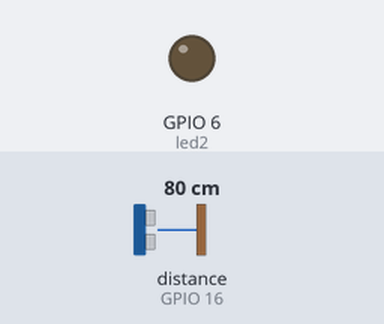
A program run on a simulated Raspberry Pi (BCM pin numbers). Shown: output pins drawn as LEDs (lit = HIGH). The inputs (shaded band) are chosen by the test bench; at power-on: distance to the obstacle (sensor on GPIO 16) 80 cm. The echo pulse lasts 58.3 µs per cm; the clock reads 2024-03-15 10:24:30 at power-on unless the program sets it; pins used as bus, display or sensor lines are not drawn.

Above: at 1.2 s.
1.3 s: distance to the obstacle (sensor on GPIO 16) set to 18 cm
2.8 s: distance to the obstacle (sensor on GPIO 16) set to 14 cm
At 3.6 s:
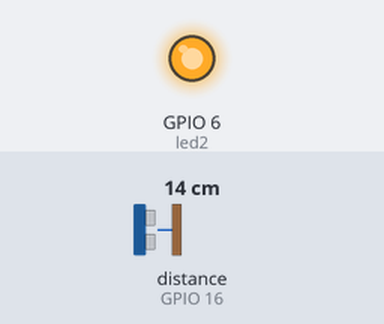
4.5 s: distance to the obstacle (sensor on GPIO 16) set to 35 cm
At 4.9 s:
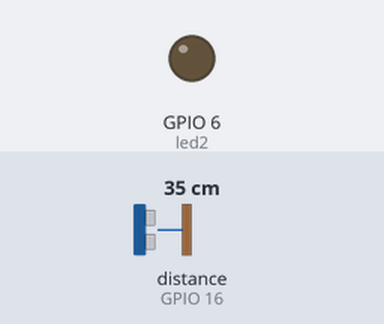
6.0 s: distance to the obstacle (sensor on GPIO 16) set to 2 cm
At 6.3 s:
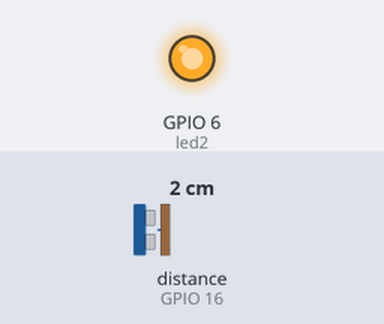
Timing chart, 0 to 8.5 s (numbered marks = the images above; inputs shaded):
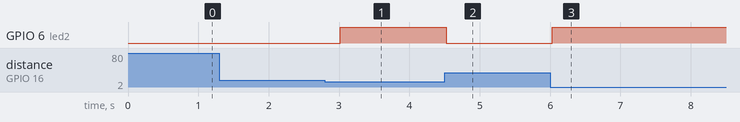

Measured:
- the behaviour switches between 16 and 15 cm on distance to the obstacle (sensor on GPIO 16) (found by bisection; images 0 and 1)
- after the input at 1.3 s, every drawn part: stays the same
- after the input at 2.8 s, GPIO 6 (led2): LOW → HIGH after 0.22 s
- after the input at 4.5 s, GPIO 6 (led2): HIGH → LOW at once
- after the input at 6.0 s, GPIO 6 (led2): LOW → HIGH at once

The program:

pj_.py
```python
import time
import RPi.GPIO as GPIO
import Adafruit_MCP3008

GPIO.setmode(GPIO.BCM) # BCM 모드로 작동
GPIO.setwarnings(False) # 경고글이 출력되지 않게 설정

mcp = Adafruit_MCP3008.MCP3008(clk=11, cs=8, miso=9, mosi=10)

trig = 20
echo = 16
GPIO.setup(trig, GPIO.OUT)
GPIO.setup(echo, GPIO.IN)
GPIO.output(trig, False)
def ledOnOff(led, onOff_): # led 번호의 핀에 onOff(1) 값 출력하는 함수
	GPIO.output(led, onOff_)
def ledOnOff(led, Onoff_): # led 번호의 핀에 onOff(0) 값 출력하는 함수
	GPIO.output(led, Onoff_)

def measure_Distance(trig, echo):
	time.sleep(0.5)
	GPIO.output(trig, True) # 신호 1
	#time.sleep(0.00001) # 짧은 시간을 나타내기 위함
	GPIO.output(trig, False) # 신호가 1-> 0으로 떨어질 때 초음파발생
	while(GPIO.input(echo) == 0):
		pass
	pulse_start = time.time() # echo 신호가 1인 경우, 초음파 발사된 순간
	while(GPIO.input(echo) == 1):
		pass
	pulse_end = time.time() # 초음파 신호가 도착한 순간
	# echo 신호가 1->0으로 되면 보낸 초음파 수신 완료
	pulse_duration = pulse_end - pulse_start
	return 340*100/2*pulse_duration
led2 = 6 # 핀 번호 GPIO6 의미 (흰색)

GPIO.setup(led2, GPIO.OUT) # GPIO 6번 핀을 출력 선으로 지정.

onOff = 1 # 1은 디지털 출력 값. 1 = 5V
Onoff = 0 # 0은 디지털 출력을 멈추게 함

while True :
	distance = measure_Distance(trig, echo)
	if(distance < 15.0): #거리가 10보다 작을 때
		ledOnOff(led2, onOff) # led가 연결된 핀에 1의 디지털 값 출력
		#ledOnOff(led1, Onoff) # led1가 연결된 핀에 1의 디지털 값 출력
	else: #거리가 20보다 클 때
		ledOnOff(led2,Onoff) # led가 연결된 핀에 0의 디지털 값 출력
		#ledOnOff(led1,Onoff) # led1가 연결된 핀에 0의 디지털 값 출력
```
